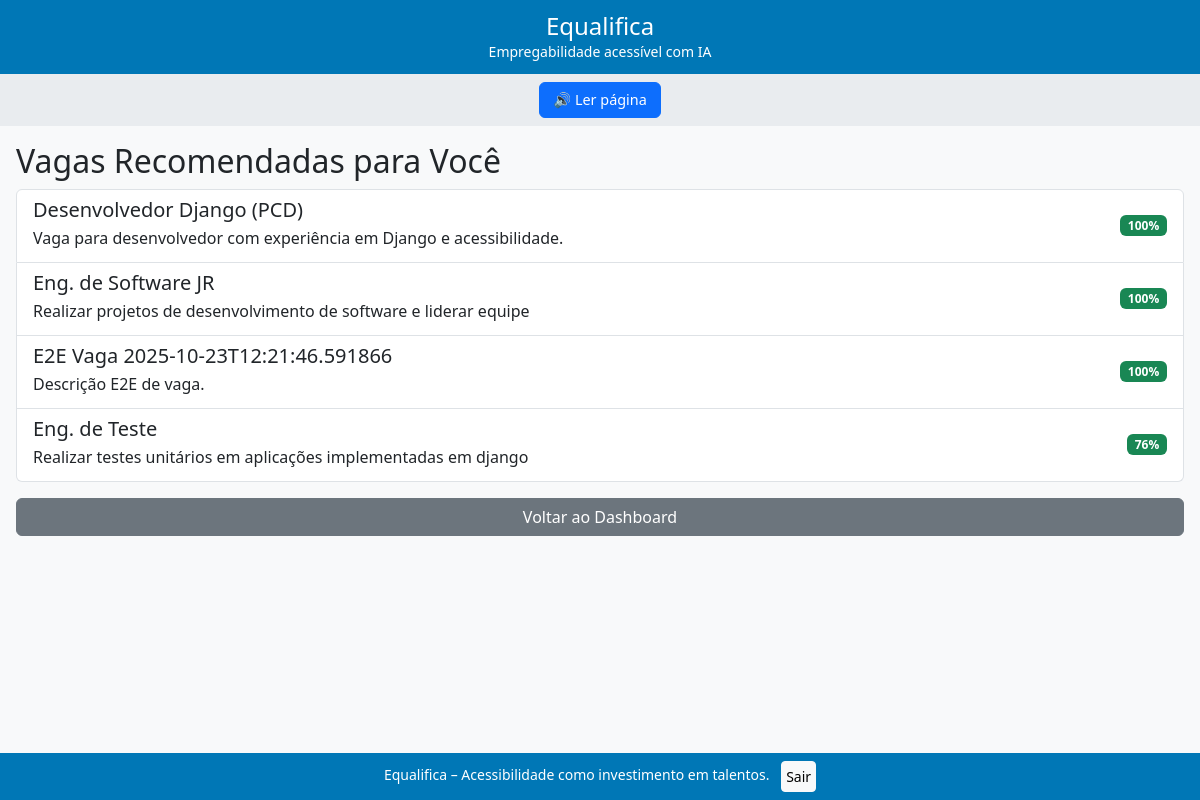
Screenshot of /vagas/vagas_recomendadas/ (signed in) with the database file from the repository.
### recruitment/models.py (models this page shows, shortened)
class Vaga(BaseModel):
    titulo = models.CharField(max_length=200)
    descricao = models.TextField()
    requisitos = models.TextField(blank=True, help_text="Resumo dos principais requisitos")
    acessibilidade = models.JSONField(
        blank=True,
        help_text="Ex: {'libras': true, 'legendas': true, 'descricao_alt': true}"
    )
    cnpj_empresa = models.CharField(max_length=18)  # preenchido automaticamente
    hard_skills_vetor = models.JSONField(default=list)
    soft_skills_vetor = models.JSONField(default=list)
    acessibilidade_vetor = models.JSONField(default=list)
    experiencia_minima = models.IntegerField(default=0)
    class Meta:
        verbose_name = "Vaga"
        verbose_name_plural = "Vagas"

### recruitment/views.py (the view)
# urls.py: path('vagas_recomendadas/', views.vagas_recomendadas, name='vagas_recomendadas'),
@login_required
def vagas_recomendadas(request):
    if request.user.user_type != 'pcd':
        return redirect('home')
    pcd = request.user.pcd_profile
    vagas = Vaga.objects.all()
    recomendacoes = [
        (vaga, calculate_match_score_from_vectors(vaga, pcd))
        for vaga in vagas
    ]
    recomendacoes = [(v, s) for v, s in recomendacoes if s > 0]
    recomendacoes.sort(key=lambda x: x[1], reverse=True)
    return render(request, 'recruitment/vagas_recomendadas.html', {
        'recomendacoes': recomendacoes[:10]
    })

### recruitment/utils.py (called while the page is built)
def calculate_match_score_from_vectors(vaga, pcd):
    necessidades = set(pcd.acessibilidade_vetor)
    recursos = set(vaga.acessibilidade_vetor)
    if necessidades and not necessidades.issubset(recursos):
        return 0
    req_hard = set(vaga.hard_skills_vetor)
    req_soft = set(vaga.soft_skills_vetor)
    cand_hard = set(pcd.hard_skills_vetor)
    cand_soft = set(pcd.soft_skills_vetor)
    hard_match = len(req_hard & cand_hard) / len(req_hard) if req_hard else 1.0
    soft_match = len(req_soft & cand_soft) / len(req_soft) if req_soft else 1.0
    habilidades_score = (0.7 * hard_match + 0.3 * soft_match) * 70
    return min(100, round(habilidades_score + 30))

### recruitment/templates/recruitment/vagas_recomendadas.html (shortened to what this page needs)
{% extends 'base.html' %}
{% block content %}
<h2>Vagas Recomendadas para Você</h2>
{% if recomendacoes %}
  <div class="list-group">
    {% for vaga, score in recomendacoes %}
      <a href="{% url 'vaga_detail' vaga.id %}" class="list-group-item list-group-item-action d-flex justify-content-between align-items-start">
        <div>
          <h5 class="mb-1">{{ vaga.titulo }}</h5>
          <p class="mb-1">{{ vaga.descricao|truncatechars:160 }}</p>
        </div>
        <span class="badge bg-success align-self-center">{{ score }}%</span>
      </a>
    {% endfor %}
  </div>
{% else %}
  <div class="alert alert-warning">Nenhuma vaga recomendada no momento. Atualize suas habilidades para melhorar as recomendações.</div>
{% endif %}
<a href="{% url 'pcd_dashboard' %}" class="btn btn-secondary mt-3">Voltar ao Dashboard</a>
{% endblock %}

### templates/base.html (style rules this page uses)
body { background: #f8f9fa; font-family: 'Segoe UI', Arial, sans-serif; margin: 0; padding: 0; overflow-x: hidden; }

### rows the page displays
Vaga: titulo "Desenvolvedor Django (PCD)", descricao "Vaga para desenvolvedor com experiência em Django e acessibilidade.", score "100"
Vaga: titulo "Eng. de Software JR", descricao "Realizar projetos de desenvolvimento de software e liderar equipe", score "100"
Vaga: titulo "E2E Vaga 2025-10-23T12:21:46.591866", descricao "Descrição E2E de vaga.", score "100"
Vaga: titulo "Eng. de Teste", descricao "Realizar testes unitários em aplicações implementadas em django", score "76"
